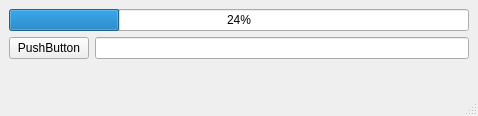
<?xml version="1.0" encoding="UTF-8"?>
<ui version="4.0">
 <class>MainWindow</class>
 <widget class="QMainWindow" name="MainWindow">
  <property name="geometry">
   <rect>
    <x>0</x>
    <y>0</y>
    <width>478</width>
    <height>116</height>
   </rect>
  </property>
  <property name="windowTitle">
   <string>MainWindow</string>
  </property>
  <widget class="QWidget" name="centralwidget">
   <layout class="QGridLayout" name="gridLayout">
    <item row="0" column="0">
     <widget class="QProgressBar" name="progressBar">
      <property name="value">
       <number>24</number>
      </property>
     </widget>
    </item>
    <item row="1" column="0">
     <layout class="QFormLayout" name="formLayout">
      <item row="0" column="0">
       <widget class="QPushButton" name="pushButton">
        <property name="text">
         <string>PushButton</string>
        </property>
       </widget>
      </item>
      <item row="0" column="1">
       <widget class="QLineEdit" name="lineEdit"/>
      </item>
     </layout>
    </item>
   </layout>
  </widget>
  <widget class="QMenuBar" name="menubar">
   <property name="geometry">
    <rect>
     <x>0</x>
     <y>0</y>
     <width>478</width>
     <height>20</height>
    </rect>
   </property>
  </widget>
  <widget class="QStatusBar" name="statusbar"/>
 </widget>
 <resources/>
 <connections/>
</ui>
